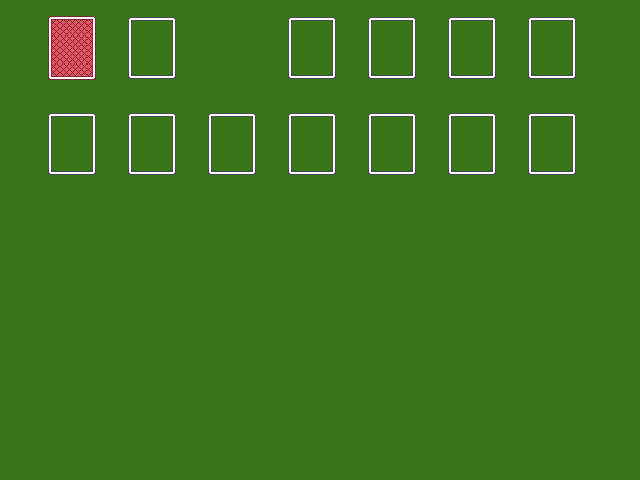

This is a level from a 2D game, rendered from its Tiled map with the project's own tilesets. A one-line summary and the complete map file follow:
An orthogonal 40x30 tile map with 16x16 px tiles, 1 tile layer (Tile Layer 0).

<map version="1.10" tiledversion="1.11.2" orientation="orthogonal" renderorder="right-down" width="40" height="30" tilewidth="16" tileheight="16" infinite="0" nextlayerid="2" nextobjectid="1">
 <tileset firstgid="1" source="cards.tsx" />
 <layer id="1" name="Tile Layer 0" width="40" height="30">
  <data encoding="csv">
33,33,33,33,33,33,33,33,33,33,33,33,33,33,33,33,33,33,33,33,33,33,33,33,33,33,33,33,33,33,33,33,33,33,33,33,33,33,33,33,
33,33,33,14,15,16,33,33,107,108,109,33,33,33,33,33,33,33,107,108,109,33,33,107,108,109,33,33,107,108,109,33,33,107,108,109,33,33,33,33,
33,33,33,30,31,32,33,33,110,111,112,33,33,33,33,33,33,33,110,111,112,33,33,110,111,112,33,33,110,111,112,33,33,110,111,112,33,33,33,33,
33,33,33,46,47,48,33,33,110,111,112,33,33,33,33,33,33,33,110,111,112,33,33,110,111,112,33,33,110,111,112,33,33,110,111,112,33,33,33,33,
33,33,33,62,63,64,33,33,113,114,115,33,33,33,33,33,33,33,113,114,115,33,33,113,114,115,33,33,113,114,115,33,33,113,114,115,33,33,33,33,
33,33,33,33,33,33,33,33,33,33,33,33,33,33,33,33,33,33,33,33,33,33,33,33,33,33,33,33,33,33,33,33,33,33,33,33,33,33,33,33,
33,33,33,33,33,33,33,33,33,33,33,33,33,33,33,33,33,33,33,33,33,33,33,33,33,33,33,33,33,33,33,33,33,33,33,33,33,33,33,33,
33,33,33,107,108,109,33,33,107,108,109,33,33,107,108,109,33,33,107,108,109,33,33,107,108,109,33,33,107,108,109,33,33,107,108,109,33,33,33,33,
33,33,33,110,111,112,33,33,110,111,112,33,33,110,111,112,33,33,110,111,112,33,33,110,111,112,33,33,110,111,112,33,33,110,111,112,33,33,33,33,
33,33,33,110,111,112,33,33,110,111,112,33,33,110,111,112,33,33,110,111,112,33,33,110,111,112,33,33,110,111,112,33,33,110,111,112,33,33,33,33,
33,33,33,113,114,115,33,33,113,114,115,33,33,113,114,115,33,33,113,114,115,33,33,113,114,115,33,33,113,114,115,33,33,113,114,115,33,33,33,33,
33,33,33,33,33,33,33,33,33,33,33,33,33,33,33,33,33,33,33,33,33,33,33,33,33,33,33,33,33,33,33,33,33,33,33,33,33,33,33,33,
33,33,33,33,33,33,33,33,33,33,33,33,33,33,33,33,33,33,33,33,33,33,33,33,33,33,33,33,33,33,33,33,33,33,33,33,33,33,33,33,
33,33,33,33,33,33,33,33,33,33,33,33,33,33,33,33,33,33,33,33,33,33,33,33,33,33,33,33,33,33,33,33,33,33,33,33,33,33,33,33,
33,33,33,33,33,33,33,33,33,33,33,33,33,33,33,33,33,33,33,33,33,33,33,33,33,33,33,33,33,33,33,33,33,33,33,33,33,33,33,33,
33,33,33,33,33,33,33,33,33,33,33,33,33,33,33,33,33,33,33,33,33,33,33,33,33,33,33,33,33,33,33,33,33,33,33,33,33,33,33,33,
33,33,33,33,33,33,33,33,33,33,33,33,33,33,33,33,33,33,33,33,33,33,33,33,33,33,33,33,33,33,33,33,33,33,33,33,33,33,33,33,
33,33,33,33,33,33,33,33,33,33,33,33,33,33,33,33,33,33,33,33,33,33,33,33,33,33,33,33,33,33,33,33,33,33,33,33,33,33,33,33,
33,33,33,33,33,33,33,33,33,33,33,33,33,33,33,33,33,33,33,33,33,33,33,33,33,33,33,33,33,33,33,33,33,33,33,33,33,33,33,33,
33,33,33,33,33,33,33,33,33,33,33,33,33,33,33,33,33,33,33,33,33,33,33,33,33,33,33,33,33,33,33,33,33,33,33,33,33,33,33,33,
33,33,33,33,33,33,33,33,33,33,33,33,33,33,33,33,33,33,33,33,33,33,33,33,33,33,33,33,33,33,33,33,33,33,33,33,33,33,33,33,
33,33,33,33,33,33,33,33,33,33,33,33,33,33,33,33,33,33,33,33,33,33,33,33,33,33,33,33,33,33,33,33,33,33,33,33,33,33,33,33,
33,33,33,33,33,33,33,33,33,33,33,33,33,33,33,33,33,33,33,33,33,33,33,33,33,33,33,33,33,33,33,33,33,33,33,33,33,33,33,33,
33,33,33,33,33,33,33,33,33,33,33,33,33,33,33,33,33,33,33,33,33,33,33,33,33,33,33,33,33,33,33,33,33,33,33,33,33,33,33,33,
33,33,33,33,33,33,33,33,33,33,33,33,33,33,33,33,33,33,33,33,33,33,33,33,33,33,33,33,33,33,33,33,33,33,33,33,33,33,33,33,
33,33,33,33,33,33,33,33,33,33,33,33,33,33,33,33,33,33,33,33,33,33,33,33,33,33,33,33,33,33,33,33,33,33,33,33,33,33,33,33,
33,33,33,33,33,33,33,33,33,33,33,33,33,33,33,33,33,33,33,33,33,33,33,33,33,33,33,33,33,33,33,33,33,33,33,33,33,33,33,33,
33,33,33,33,33,33,33,33,33,33,33,33,33,33,33,33,33,33,33,33,33,33,33,33,33,33,33,33,33,33,33,33,33,33,33,33,33,33,33,33,
33,33,33,33,33,33,33,33,33,33,33,33,33,33,33,33,33,33,33,33,33,33,33,33,33,33,33,33,33,33,33,33,33,33,33,33,33,33,33,33,
33,33,33,33,33,33,33,33,33,33,33,33,33,33,33,33,33,33,33,33,33,33,33,33,33,33,33,33,33,33,33,33,33,33,33,33,33,33,33,33
</data>
 </layer>
</map>
